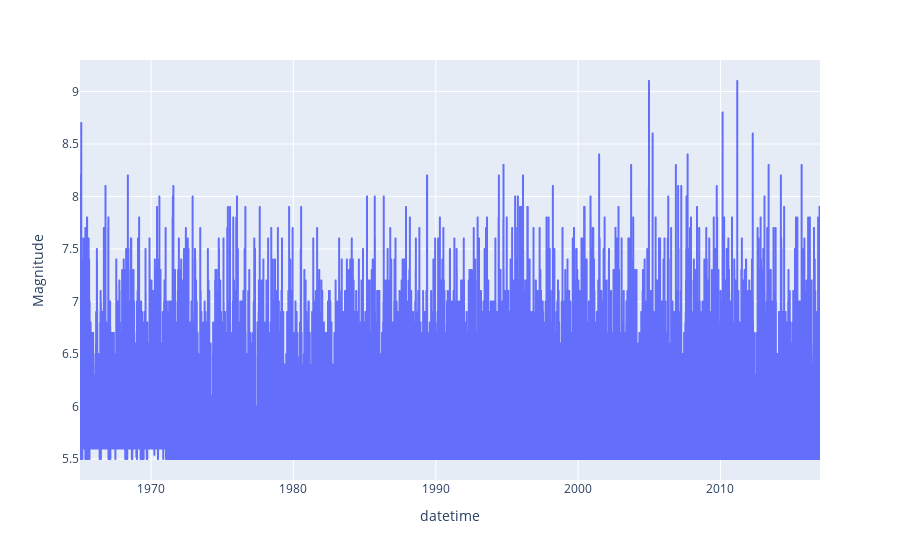

Notebook cell for this chart:
### Code cell
line = px.line(new_df, x=new_df["datetime"], y=new_df["Magnitude"])
line.show()

### Figure 1 — Plotly figure (JSON) as saved in the notebook; plotly's stock layout.template omitted (floating-point values rounded to 4 significant figures; data arrays with more than 128 entries replaced by an {"elided": "..."} marker saying what was removed)
{"data": [{"hovertemplate": "datetime=%{x}<br>Magnitude=%{y}<extra></extra>", "legendgroup": "", "line": {"color": "#636efa", "dash": "solid"}, "marker": {"symbol": "circle"}, "mode": "lines", "name": "", "showlegend": false, "type": "scattergl", "x": {"elided": "23412 str values"}, "xaxis": "x", "y": {"elided": "23412 float values"}, "yaxis": "y"}], "layout": {"legend": {"tracegroupgap": 0}, "margin": {"t": 60}, "xaxis": {"anchor": "y", "domain": [0, 1], "title": {"text": "datetime"}}, "yaxis": {"anchor": "x", "domain": [0, 1], "title": {"text": "Magnitude"}}}}
